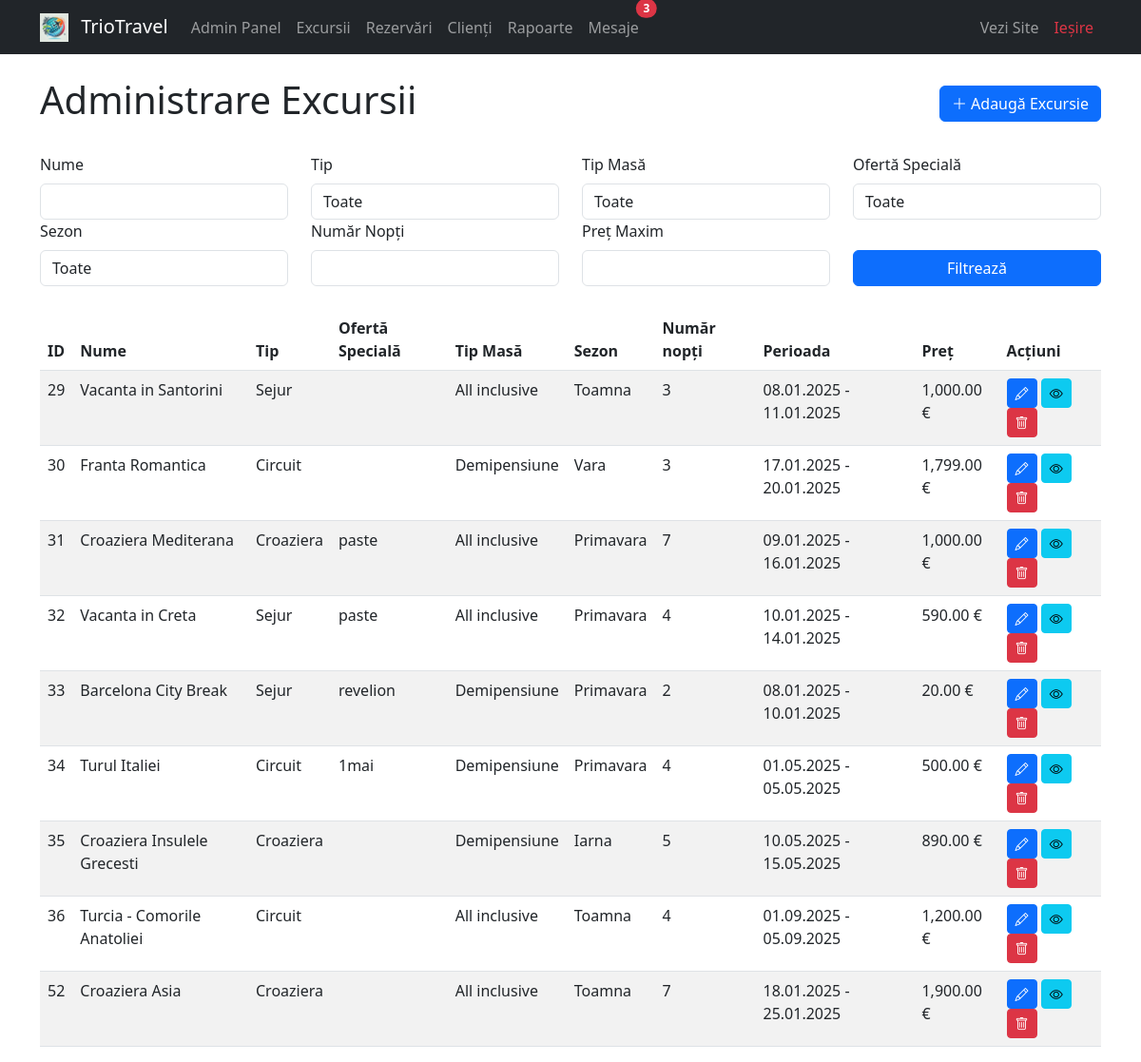
The app's page /admin/excursii.php (signed in) with its own data.
### tables this page shows
CREATE TABLE IF NOT EXISTS `excursii` (
  `id` bigint UNSIGNED NOT NULL AUTO_INCREMENT,
  `tip` varchar(50) NOT NULL,
  `oferta_speciala` varchar(50) DEFAULT NULL,
  `tip_masa` varchar(50) DEFAULT NULL,
  `sezon_id` int DEFAULT NULL,
  `nume` varchar(200) NOT NULL,
  `descriere` text,
  `data_inceput` date NOT NULL,
  `data_sfarsit` date NOT NULL,
  `pret_cazare_per_persoana` decimal(10,2) NOT NULL,
  `creat_la` timestamp NULL DEFAULT CURRENT_TIMESTAMP,
  `poza1` varchar(255) DEFAULT NULL,
  `poza2` varchar(255) DEFAULT NULL,
  `status` enum('activ','inactiv','anulat') DEFAULT 'activ',
  `tip_cazare_id` bigint UNSIGNED NOT NULL,
  `locatie_id` bigint UNSIGNED NOT NULL,
  `numar_nopti` int NOT NULL,
  PRIMARY KEY (`id`),
  UNIQUE KEY `id` (`id`),
  KEY `idx_excursii_date_tip` (`data_inceput`,`data_sfarsit`,`tip`),
  KEY `idx_excursii_status` (`status`),
  KEY `fk_excursii_tip_cazare` (`tip_cazare_id`),
  KEY `fk_excursii_locatii` (`locatie_id`)
);

CREATE TABLE IF NOT EXISTS `sezoane` (
  `id` bigint UNSIGNED NOT NULL AUTO_INCREMENT,
  `nume` varchar(50) NOT NULL,
  `creat_la` timestamp NULL DEFAULT CURRENT_TIMESTAMP,
  PRIMARY KEY (`id`),
  UNIQUE KEY `id` (`id`)
);

### admin/excursii.php (the view, shortened to what this page needs)
<?php
require_once '../conexiune.php';
$whereClause = '';
$sql = "SELECT e.*, s.nume AS sezon_nume FROM excursii e
        LEFT JOIN sezoane s ON e.sezon_id = s.id $whereClause";
$result = $conn->query($sql);
$excursii = [];
if ($result && $result->num_rows > 0) {
    while ($row = $result->fetch_assoc()) {
        $excursii[] = $row;
    }
}
?>
<!DOCTYPE html>
<html lang="ro">
<head>
    <link href="https://cdn.jsdelivr.net/npm/bootstrap@5.3.0/dist/css/bootstrap.min.css" rel="stylesheet">
    <link href="https://cdn.jsdelivr.net/npm/bootstrap-icons@1.7.2/font/bootstrap-icons.css" rel="stylesheet">
</head>
<body>
    <?php include 'navbar.php'; ?>
    <div class="container mt-4">
        <div class="d-flex justify-content-between align-items-center mb-4">
            <h1>Administrare Excursii</h1>
            <a href="adauga_excursie.php" class="btn btn-primary">
                <i class="bi bi-plus-lg"></i> Adaugă Excursie
            </a>
        </div>
        <form method="GET" class="mb-4">
            <div class="row">
                <div class="col-md-3">
                    <label for="filter_nume" class="form-label">Nume</label>
                    <input type="text" name="filter_nume" id="filter_nume"
                           class="form-control" value="<?php echo $_GET['filter_nume'] ?? ''; ?>">
                </div>
                <div class="col-md-3">
                    <label for="filter_tip" class="form-label">Tip</label>
                    <select name="filter_tip" id="filter_tip" class="form-control">
                        <option value="Toate">Toate</option>
                    </select>
                </div>
                <div class="col-md-3">
                    <label for="filter_tip_masa" class="form-label">Tip Masă</label>
                    <select name="filter_tip_masa" id="filter_tip_masa" class="form-control">
                        <option value="Toate">Toate</option>
                    </select>
                </div>
                <div class="col-md-3">
                    <label for="filter_oferta_speciala" class="form-label">Ofertă Specială</label>
                    <select name="filter_oferta_speciala" id="filter_oferta_speciala" class="form-control">
                        <option value="Toate">Toate</option>
                    </select>
                </div>
                <div class="col-md-3">
                    <label for="filter_sezon" class="form-label">Sezon</label>
                    <select name="filter_sezon" id="filter_sezon" class="form-control">
                        <option value="Toate">Toate</option>
                    </select>
                </div>
                <div class="col-md-3">
                    <label for="filtru_numar_nopti" class="form-label">Număr Nopți</label>
                    <input type="number" name="filtru_numar_nopti" id="filtru_numar_nopti"
                           class="form-control" value="<?php echo $_GET['filtru_numar_nopti'] ?? ''; ?>">
                </div>
                <div class="col-md-3">
                    <label for="filter_pret_maxim" class="form-label">Preț Maxim</label>
                    <input type="number" name="filter_pret_maxim" id="filter_pret_maxim"
                           class="form-control" value="<?php echo $_GET['filter_pret_maxim'] ?? ''; ?>">
                </div>
                <div class="col-md-3 align-self-end">
                    <button type="submit" class="btn btn-primary w-100">Filtrează</button>
                </div>
            </div>
        </form>
        <table class="table table-striped">
            <thead>
                <tr>
                    <th>ID</th>
                    <th>Nume</th>
                    <th>Tip</th>
                    <th>Ofertă Specială</th>
                    <th>Tip Masă</th>
                    <th>Sezon</th>
                    <th>Număr nopți</th>
                    <th>Perioada</th>
                    <th>Preț</th>
                    <th>Acțiuni</th>
                </tr>
            </thead>
            <tbody>
                <?php
                if (!empty($excursii)) {
                    foreach ($excursii as $row) {
                        ?>
                        <tr>
                            <td><?php echo $row['id']; ?></td>
                            <td><?php echo htmlspecialchars($row['nume']); ?></td>
                            <td><?php echo htmlspecialchars($row['tip']); ?></td>
                            <td><?php echo htmlspecialchars($row['oferta_speciala']); ?></td>
                            <td><?php echo htmlspecialchars($row['tip_masa']); ?></td>
                            <td><?php echo htmlspecialchars($row['sezon_nume']); ?></td>
                            <td><?php echo $row['numar_nopti']; ?></td>
                            <td>
                                <?php
                                echo date('d.m.Y', strtotime($row['data_inceput'])) .
                                     " - " .
                                     date('d.m.Y', strtotime($row['data_sfarsit']));
                                ?>
                            </td>
                            <td><?php echo number_format($row['pret_cazare_per_persoana'], 2); ?> €</td>
                            <td>
                                <a href="editeaza_excursie.php?id=<?php echo $row['id']; ?>"
                                   class="btn btn-sm btn-primary">
                                    <i class="bi bi-pencil"></i>
                                </a>
                                <a href="detalii_excursie.php?id=<?php echo $row['id']; ?>"
                                   class="btn btn-sm btn-info">
                                    <i class="bi bi-eye"></i>
                                </a>
                                <button onclick="if(confirm('Sigur doriți să ștergeți această excursie?'))
                                               window.location='sterge_excursie.php?id=<?php echo $row['id']; ?>'"
                                        class="btn btn-sm btn-danger">
                                    <i class="bi bi-trash"></i>
                                </button>
                            </td>
                        </tr>
                        <?php
                    }
                } else {
                    echo "<tr><td colspan='9' class='text-center'>Nu există excursii</td></tr>";
                }
                ?>
            </tbody>
        </table>
    </div>
</body>
</html>

### records on screen
excursii: id "29", nume "Vacanta in Santorini", tip "Sejur", tip_masa "All inclusive", sezoane.nume "Toamna", numar_nopti "3", data_inceput "08.01.2025", data_sfarsit "11.01.2025", pret_cazare_per_persoana "1,000.00"
excursii: id "30", nume "Franta Romantica", tip "Circuit", tip_masa "Demipensiune", sezoane.nume "Vara", numar_nopti "3", data_inceput "17.01.2025", data_sfarsit "20.01.2025", pret_cazare_per_persoana "1,799.00"
excursii: id "31", nume "Croaziera Mediterana", tip "Croaziera", oferta_speciala "paste", tip_masa "All inclusive", sezoane.nume "Primavara", numar_nopti "7", data_inceput "09.01.2025", data_sfarsit "16.01.2025", pret_cazare_per_persoana "1,000.00"
excursii: id "32", nume "Vacanta in Creta", tip "Sejur", oferta_speciala "paste", tip_masa "All inclusive", sezoane.nume "Primavara", numar_nopti "4", data_inceput "10.01.2025", data_sfarsit "14.01.2025", pret_cazare_per_persoana "590.00"
excursii: id "33", nume "Barcelona City Break", tip "Sejur", oferta_speciala "revelion", tip_masa "Demipensiune", sezoane.nume "Primavara", numar_nopti "2", data_inceput "08.01.2025", data_sfarsit "10.01.2025", pret_cazare_per_persoana "20.00"
excursii: id "34", nume "Turul Italiei", tip "Circuit", oferta_speciala "1mai", tip_masa "Demipensiune", sezoane.nume "Primavara", numar_nopti "4", data_inceput "01.05.2025", data_sfarsit "05.05.2025", pret_cazare_per_persoana "500.00"
excursii: id "35", nume "Croaziera Insulele Grecesti", tip "Croaziera", tip_masa "Demipensiune", sezoane.nume "Iarna", numar_nopti "5", data_inceput "10.05.2025", data_sfarsit "15.05.2025", pret_cazare_per_persoana "890.00"
excursii: id "36", nume "Turcia - Comorile Anatoliei", tip "Circuit", tip_masa "All inclusive", sezoane.nume "Toamna", numar_nopti "4", data_inceput "01.09.2025", data_sfarsit "05.09.2025", pret_cazare_per_persoana "1,200.00"
excursii: id "52", nume "Croaziera Asia", tip "Croaziera", tip_masa "All inclusive", sezoane.nume "Toamna", numar_nopti "7", data_inceput "18.01.2025", data_sfarsit "25.01.2025", pret_cazare_per_persoana "1,900.00"

### other values on screen
$mesaje_necitite "3"
